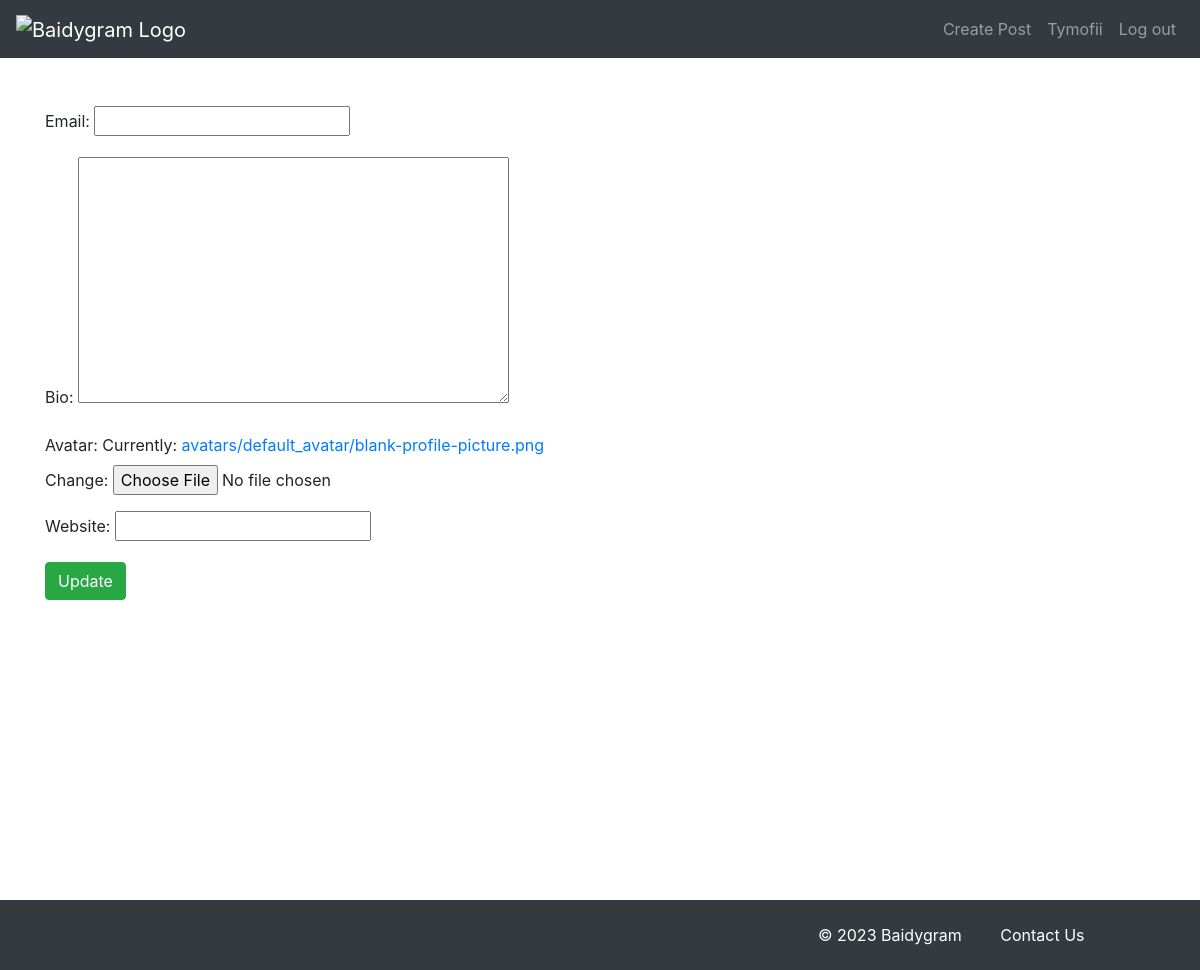
Before: /update_profile/ (signed in) with the older database file.
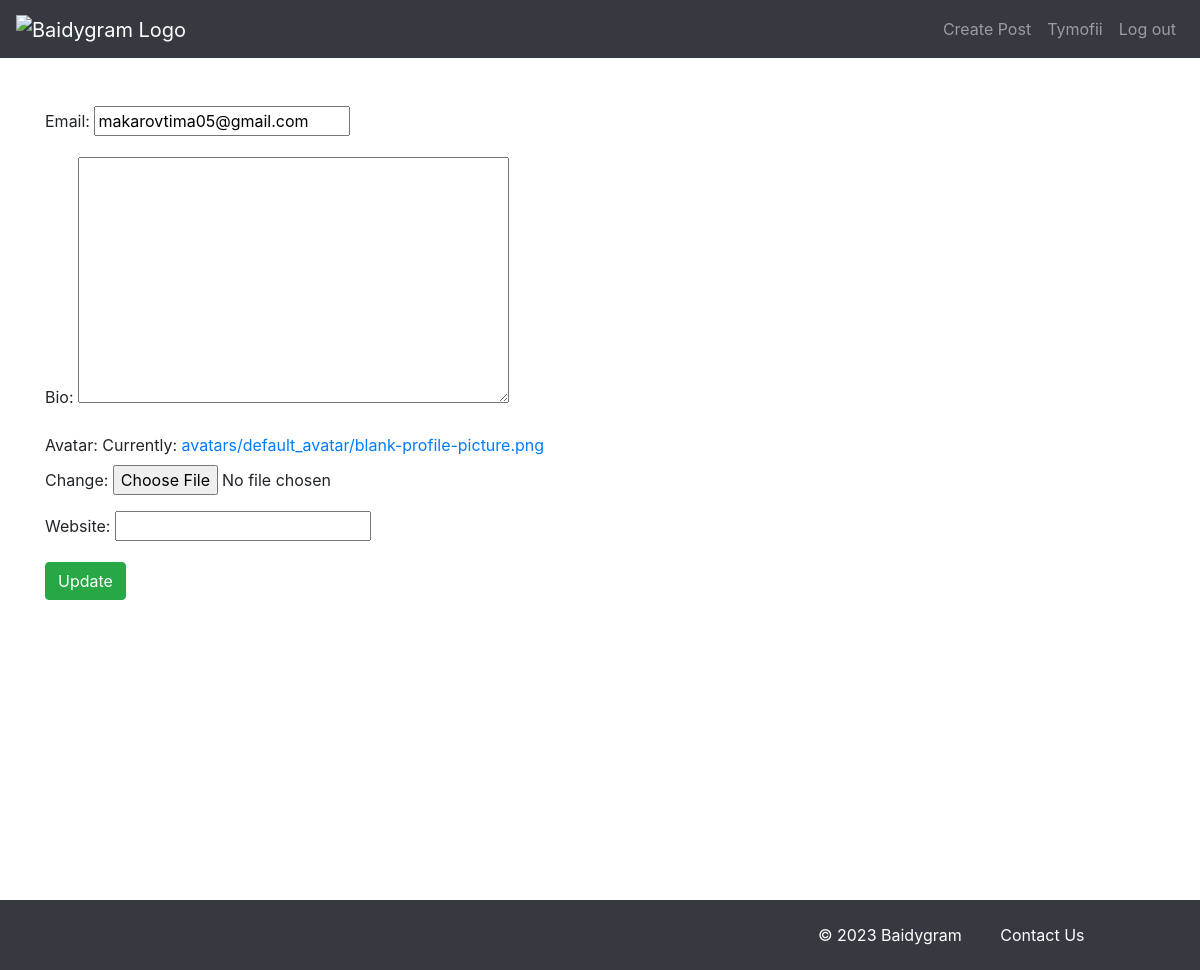
After: the same page with the newer database file.
### blog/models.py (models this page shows)
class BlogUser(models.Model):
    user = models.OneToOneField(settings.AUTH_USER_MODEL, on_delete=models.CASCADE, null=True, blank=True)
    email = models.EmailField(unique=True, null=True, blank=True)
    bio = models.TextField(blank=True)
    avatar = models.ImageField(upload_to='avatars/', default='avatars/default_avatar/blank-profile-picture.png')
    website = models.URLField(blank=True)

### blog/views.py (the view, shortened to what this page needs)
# urls.py: path("update_profile/", UpdateProfile.as_view(), name="update_profile"),
class UpdateProfile(LoginRequiredMixin, SuccessMessageMixin, generic.UpdateView):
    model = BlogUser
    fields = ["email", "bio", "avatar", "website"]
    template_name = 'registration/update_profile.html'
    success_url = reverse_lazy("home")
    success_message = 'The profile was updated successfully!'
    def get_object(self, queryset=None):
        user = self.request.user
        return user.bloguser

### templates/registration/update_profile.html (shortened to what this page needs)
{% extends 'base.html' %}
{% load static %}
{% block content %}
<link rel="stylesheet" href="{% static 'css/registration/update_profile.css' %}">
<form method="POST" class="form-group my-custom-class" enctype="multipart/form-data">
    <table>
        {{ form.as_p }}
    </table>
    <button type="submit" class="btn btn-success">Update</button>
</form>
{% endblock %}

Changed rows visible on the page:
changed BlogUser: email (not shown) → "makarovtima05@gmail.com"
